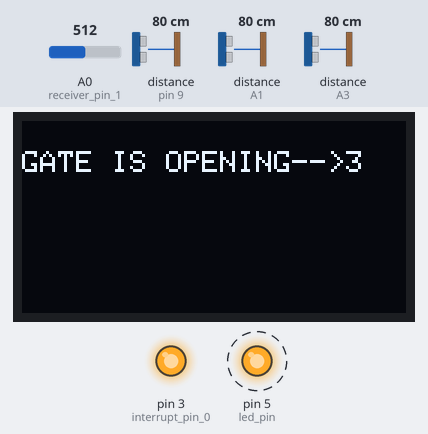
This sketch was run on a simulated Arduino Uno, built with avr-gcc and run on an emulated ATmega328P. Shown: 128×64 one-colour display, output pins drawn as LEDs (lit = HIGH). Wiring (inferred from the names in the program): 2 × ultrasonic range finder: trigger pin 13, echo A1 / trigger A2, echo A3. Dashed ring = blinking. The inputs (shaded band) are chosen by the test bench; at power-on: A0 (receiver_pin_1) = 512, distance to the obstacle (sensors on pin 9, A1, A3) 80 cm. The echo pulse lasts 58.3 µs per cm; pins used as bus, display or sensor lines are not drawn; what the sketch prints to the serial monitor is not drawn.

Above: at 4.5 s.
4.6 s: A0 (receiver_pin_1) set to 358
At 13.0 s:
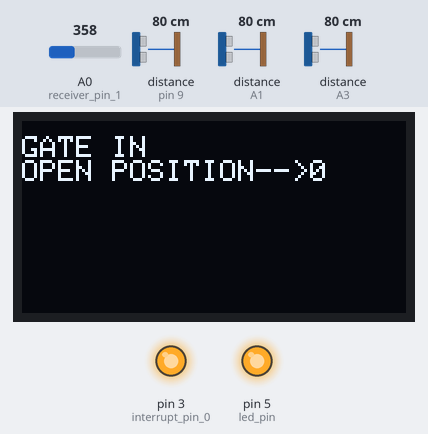
25.0 s: A0 (receiver_pin_1) set to 340
At 46.8 s:
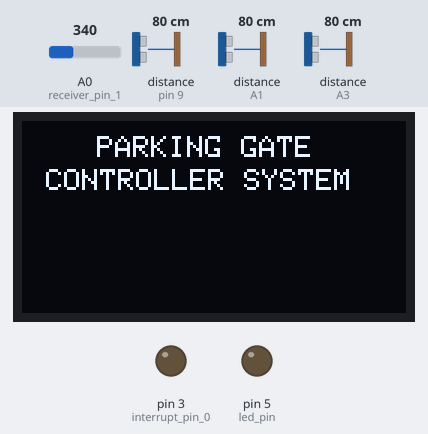
69.0 s: A0 (receiver_pin_1) set to 360
At 70.8 s:
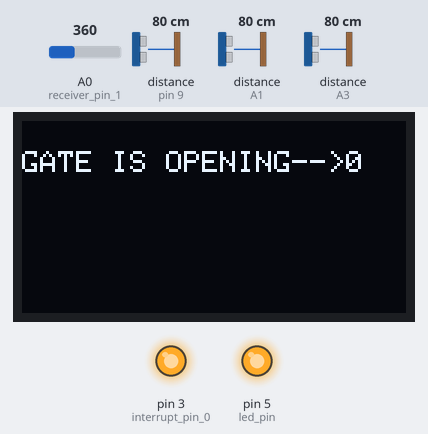
Timing chart, 0 to 96.5 s (numbered marks = the images above; inputs shaded):
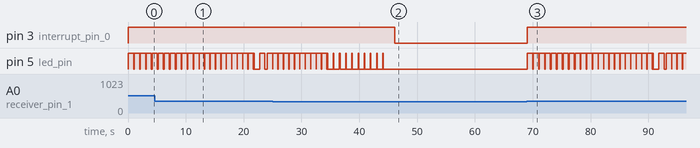

Measured:
- the behaviour switches between 351 and 350 on A0 (receiver_pin_1) (found by bisection; images 1 and 2)
- after the input at 25.0 s, pin 3 (interrupt_pin_0): HIGH → LOW after 21.2 s
- after the input at 69.0 s, pin 3 (interrupt_pin_0): LOW → HIGH after 0.08 s; pin 5 (led_pin): LOW → HIGH after 0.08 s, → LOW 0.90 s later, → HIGH 0.13 s later, → LOW 0.90 s later, … (55 changes in this stretch); the display: changes after 1.1 s (image 3)
- what the display in image 1 shows lasts 1.0 s, from 12.3 s to 13.3 s
- what the display in image 3 shows lasts 1.0 s, from 70.1 s to 71.1 s

The sketch:

CODE.ino
```cpp
#include <SPI.h>
#include <Wire.h>
#include <Adafruit_GFX.h>
#include <Adafruit_SSD1306.h>


#define OLED_RESET 4
Adafruit_SSD1306 display(OLED_RESET);

int i, j, k, m, n, p, value;

//ULTRASONIC_SENSOR_0
int trig_pin_0 = 13;
int echo_pin_0 = A1;

//ULTRASONIC_SENSOR_1
int trig_pin_1 = A2;
int echo_pin_1 = A3;

//ULTRASONIC_SENSOR_2
int trig_pin_2 = 8;
int echo_pin_2 = 9;

int duration_0, duration_1, duration_2;
int distance_0, distance_1, distance_2;

//------------------------

int interrupt_pin_0 = 3;
int interrupt_pin_1 = 3;
//int interrupt_pin_2 = 4;
int receiver_pin_0 = A5;
int receiver_pin_1 = A0;

int led_pin = 5;

//-----------------------
void setup()
{
  Serial.begin(9600);
//ULTRASONIC_SENSORS
  pinMode(trig_pin_0, OUTPUT);
  pinMode(echo_pin_0, INPUT);

  pinMode(trig_pin_1, OUTPUT);
  pinMode(echo_pin_1, INPUT);

  pinMode(trig_pin_2, OUTPUT);
  pinMode(echo_pin_2, INPUT);

  pinMode(led_pin, OUTPUT);
//RECEIVER
  pinMode(interrupt_pin_0, OUTPUT);
  pinMode(interrupt_pin_1, OUTPUT);
 // pinMode(interrupt_pin_2, OUTPUT);
//Interrupt_ultrasonic_sensors
  attachInterrupt(digitalPinToInterrupt(interrupt_pin_0), gateOpen_remainOpen_0, RISING);
//Interrupt_Receiver_A
  attachInterrupt(digitalPinToInterrupt(interrupt_pin_1), gateOpen_remainOpen_0, RISING);

  display.begin(SSD1306_SWITCHCAPVCC, 0x3C);

}

void ultrasonic_sensor_0()
{
  digitalWrite(trig_pin_0, HIGH);
  delayMicroseconds(10);
  digitalWrite(trig_pin_0, LOW);
  duration_0 = pulseIn(echo_pin_0, HIGH);
  distance_0 = (duration_0/2)/29.1;
  Serial.print("1st_Sensor: ");
  Serial.print(distance_0);
  Serial.print("cm    ");
}

void ultrasonic_sensor_1()
{
  digitalWrite(trig_pin_1, HIGH);
  delayMicroseconds(10);
  digitalWrite(trig_pin_1, LOW);
  duration_1 = pulseIn(echo_pin_1, HIGH);
  distance_1 = (duration_1/2)/29.1;
  Serial.print("2nd_Sensor: ");
  Serial.print(distance_1);
  Serial.print("cm    ");
}

void ultrasonic_sensor_2()
{
  digitalWrite(trig_pin_2, HIGH);
  delayMicroseconds(10);
  digitalWrite(trig_pin_2, LOW);
  duration_2 = pulseIn(echo_pin_2, HIGH);
  distance_2 = (duration_2/2)/29.1;
  Serial.print("3nd_Sensor: ");
  Serial.print(distance_2);
  Serial.print("cm    ");
}

void RF_receiver()
{
  //Serial.print("Analog Value 1 = ");
 //Serial.print(analogRead(receiver_pin_0));
  //Serial.print("--");
 Serial.print("Analog value 1 = ");
 Serial.println(analogRead(receiver_pin_1));
}

void interrupt_function_0()
{
  if(distance_0 < 15 && distance_1 < 15)
  {
    OLED_vehicle_detected();
    display.clearDisplay();
    digitalWrite(interrupt_pin_0, HIGH);
  }
  else
  {
    digitalWrite(interrupt_pin_0, LOW);
  }
}

void interrupt_function_1()
{
  if(analogRead(receiver_pin_1)>350)
  {
    digitalWrite(interrupt_pin_1, HIGH);
  }
  else
  {
    digitalWrite(interrupt_pin_1, LOW);
  }
}

void OLED_welcome()
{
  display.clearDisplay();
  display.setTextColor(WHITE);
  display.setTextSize(1);
  display.setCursor(13,5);
  display.println("  PARKING GATE");
  display.setCursor(8,16);
  display.print("CONTROLLER SYSTEM");
  display.display();
}

void OLED_vehicle_detected()
{
  display.clearDisplay();
  display.setTextColor(WHITE);
  display.setTextSize(1);
  display.setCursor(15,10);
  display.print("VEHICLE DETECTED");
  display.display();
}

void OLED_gate_opening()
{
  display.clearDisplay();
  display.setTextColor(WHITE);
  display.setTextSize(1);
  display.setCursor(0,10);
  display.print("GATE IS OPENING-->");
  display.println(i);
  display.display();
}

void OLED_gate_opened_completely()
{
  display.clearDisplay();
  display.setTextColor(WHITE);
  display.setTextSize(1);
  display.setCursor(0,5);
  display.println("GATE IN");
  display.print("OPEN POSITION-->");
  display.println(j);
  display.display();
}

void OLED_gate_closing()
{
  display.clearDisplay();
  display.setTextColor(WHITE);
  display.setTextSize(1);
  display.setCursor(0,5);
  display.print("GATE IS CLOSING-->");
  display.println(k);
  display.display();
}

void OLED_obstacle_detected()
{
  display.clearDisplay();
  display.setTextColor(WHITE);
  display.setTextSize(1);
  display.setCursor(0,5);
  display.print("OBSTACLE DETECTED-->");
  display.println(m);
  display.display();
}

void OLED_remote_pressed()
{
  display.clearDisplay();
  display.setTextColor(WHITE);
  display.setTextSize(1);
  display.setCursor(0,5);
  display.print("REMOTE PRESSED-->");
  display.println(p);
  display.display();
}

void loop()
{
  OLED_welcome();
  display.clearDisplay();
  ultrasonic_sensor_0();
  ultrasonic_sensor_1();
  RF_receiver();
  interrupt_function_0();
  interrupt_function_1();
  delay(1000);
}

void gate_opening()
{
   for(i=0;i<=10;i++)
   {
    interrupts();
    digitalWrite(led_pin, HIGH);
    delay(900);
    digitalWrite(led_pin, LOW);
    delay(100);
    Serial.print("GATE IS OPENING-->");
    Serial.println(i);
    OLED_gate_opening();
 }
 display.clearDisplay();
}
void gate_opened_completely()
{
 for(j=0;j<=10;j++)
 {
    digitalWrite(led_pin, HIGH);
    delay(900);
    digitalWrite(led_pin, LOW);
    delay(10);
    Serial.print("GATE IN OPEN POSITION--->");
    Serial.println(j);
    OLED_gate_opened_completely();
 }
 display.clearDisplay();
}

void gateOpen_remainOpen_0()
{
  gate_opening();
  gate_opened_completely();
  gate_closing();
}
void gateOpen_remainOpen_1()
{
 gate_opening();
 gate_opened_completely();
 gate_closing();
}

void gate_closing()
{
  for(k=0; k<=10; k++)
  {
    interrupts();
    digitalWrite(led_pin, HIGH);
    delay(100);
    digitalWrite(led_pin, LOW);
    delay(900);
    Serial.print("GATE IS CLOSING--->");
    Serial.println(k);
    ultrasonic_sensor_0();
    ultrasonic_sensor_1();
    ultrasonic_sensor_2();
    RF_receiver();
    OLED_gate_closing();
    if(distance_2 < 18)
    {
     for(m=k;m>=0;m--)
    {
     interrupts();
    digitalWrite(led_pin, HIGH);
    delay(900);
    digitalWrite(led_pin, LOW);
    delay(100);
    Serial.print("GATE IS OPENING--->");
    Serial.println(m);
    OLED_obstacle_detected();
    delay(250);
    display.clearDisplay();
  display.setTextColor(WHITE);
  display.setTextSize(1);
  display.setCursor(0,10);
  display.print("GATE IS OPENING-->");
  display.println(m);
  display.display();
    }
    display.clearDisplay();
    gate_opened_completely();
    k=0;
    }
    else if (distance_0 < 15 && distance_1 < 15)
    {
     for(n=k;n>=0;n--)
    {
      interrupts();
    digitalWrite(led_pin, HIGH);
    delay(900);
    digitalWrite(led_pin, LOW);
    delay(100);
    Serial.print("GATE IS OPENING--->");
    Serial.println(n);
    OLED_vehicle_detected();
    delay(250);
    display.clearDisplay();
  display.setTextColor(WHITE);
  display.setTextSize(1);
  display.setCursor(0,10);
  display.print("GATE IS OPENING-->");
  display.println(n);
  display.display();
    }
    display.clearDisplay();
    gate_opened_completely();
    k=0;
    }
    else if(analogRead(receiver_pin_1)>350)
    {
       for(p=k;p>=0;p--)
    {
     interrupts();
    digitalWrite(led_pin, HIGH);
    delay(900);
    digitalWrite(led_pin, LOW);
    delay(100);
    Serial.print("GATE IS OPENING--->");
    Serial.println(p);
    OLED_remote_pressed();
    delay(250);
    display.clearDisplay();
  display.setTextColor(WHITE);
  display.setTextSize(1);
  display.setCursor(0,10);
  display.print("GATE IS OPENING-->");
  display.println(p);
  display.display();
    }
    display.clearDisplay();
    gate_opened_completely();
    k=0;
    }
    else
    {

    }
  }
}
```
